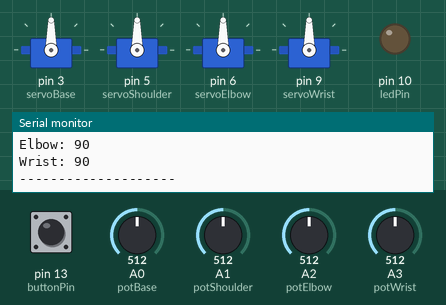
Recording of a sketch running on a simulated Arduino Uno, built with avr-gcc and run on an emulated ATmega328P. Shown: 4 × servo, output pins drawn as LEDs (lit = HIGH), the last lines printed to the serial monitor. Inputs (shaded band) come from the test bench; at power-on: pin 13 (buttonPin) HIGH, A0 (potBase) = 512, A1 (potShoulder) = 512, A2 (potElbow) = 512, A3 (potWrist) = 512.

Above: at 1.2 s.
1.3 s: pin 13 (buttonPin) pulled LOW for 0.15 s
At 1.89 s:
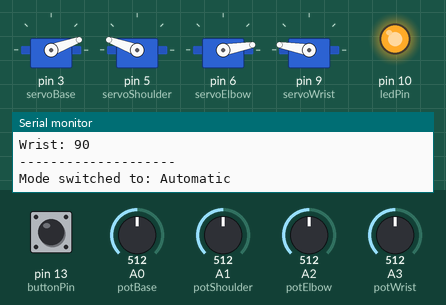
At 5.2 s:
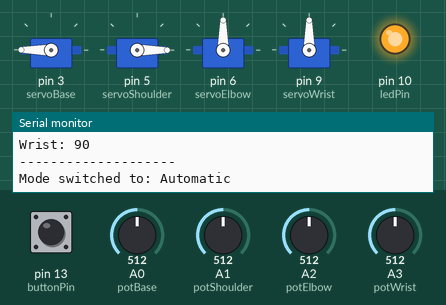
7.3 s: pin 13 (buttonPin) pulled LOW for 3.2 s
At 16.7 s:
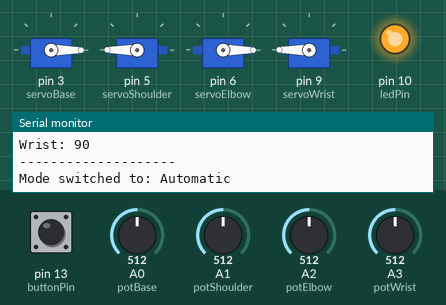
Timing chart, 0 to 18.0 s (numbered marks = the images above; inputs shaded):
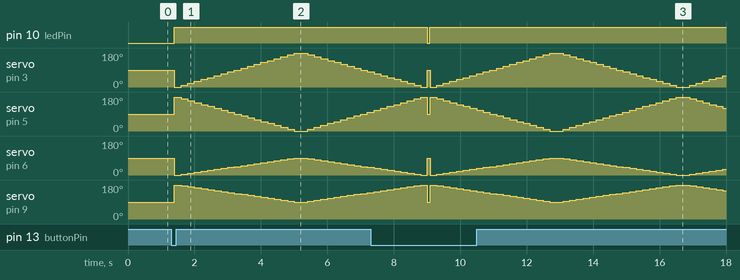

Measured:
- after the input at 1.3 s, pin 10 (ledPin): LOW → HIGH after 0.10 s; servo on pin 3 (servoBase): 90° → 0° after 0.10 s, → 10° 0.20 s later, → 20° 0.20 s later, → 30° 0.20 s later, … (29 changes in this stretch)
- after the input at 7.3 s, pin 10 (ledPin): HIGH → LOW after 1.7 s, → HIGH 0.08 s later

The sketch:

robotarm.ino
```cpp
//ROBOTRONICS CLUB
///Robot Arm Circuit Simulation
///created by Ambika Joshi

/*This project demonstrates a 4-DOF robot arm control system
using
4 potentiometers for manual operation and
a button to toggle between manual and automatic modes.
Each potentiometer adjusts the angle of one servo motor,
controlling the robot arm's base, shoulder, elbow, and wrist.
In manual mode, the arm responds in real time
to potentiometer inputs for precise movements.
In automatic mode, the arm follows a predefined motion sequence.
An LED indicates the active mode, providing an interactive
and versatile robot arm solution.*/

#include <Servo.h>

// Define potentiometer pins
#define potBase A0      // Potentiometer for Base servo
#define potShoulder A1  // Potentiometer for Shoulder servo
#define potElbow A2     // Potentiometer for Elbow servo
#define potWrist A3     // Potentiometer for Wrist servo

// Define servo motors
Servo servoBase;      // Base servo
Servo servoShoulder;  // Shoulder servo
Servo servoElbow;     // Elbow servo
Servo servoWrist;     // Wrist servo

// Define button and LED pins
#define buttonPin 13
#define ledPin 10

// Variables for mode control
bool isAutomatic = false;  // Toggle between manual and automatic modes
bool lastButtonState = LOW; // Tracks the previous button state
unsigned long lastDebounceTime = 0; // Last time the button state changed
const unsigned long debounceDelay = 50; // Debounce time in milliseconds

void setup() {
  // Potentiometer pins as input
  pinMode(potBase, INPUT);
  pinMode(potShoulder, INPUT);
  pinMode(potElbow, INPUT);
  pinMode(potWrist, INPUT);

  // Button and LED pins
  pinMode(buttonPin, INPUT_PULLUP); // Use internal pull-up resistor
  pinMode(ledPin, OUTPUT);

  // Attach servos to PWM pins
  servoBase.attach(3);
  servoShoulder.attach(5);
  servoElbow.attach(6);
  servoWrist.attach(9);

  // Set initial positions for servos
  servoBase.write(90);
  servoShoulder.write(90);
  servoElbow.write(90);
  servoWrist.write(90);

  // Start Serial communication for debugging
  Serial.begin(9600);
}

void loop() {
  // Read the current state of the button
  bool reading = digitalRead(buttonPin);

  // Check if the button state has changed
  if (reading != lastButtonState) {
    lastDebounceTime = millis(); // Reset debounce timer
  }

  // Check if the state is stable for debounceDelay
  if ((millis() - lastDebounceTime) > debounceDelay) {
    // If the button state has changed, toggle the mode
    if (reading == LOW) { // Button pressed
      isAutomatic = !isAutomatic;
      digitalWrite(ledPin, isAutomatic); // Turn LED on/off based on mode
      Serial.print("Mode switched to: ");
      Serial.println(isAutomatic ? "Automatic" : "Manual");
    }
  }

  lastButtonState = reading; // Save the current state for the next loop

  // Run appropriate mode
  if (isAutomatic) {
    automaticMode();
  } else {
    manualMode();
  }
}

void manualMode() {
  // Read potentiometer values
  int potValueBase = analogRead(potBase);
  int potValueShoulder = analogRead(potShoulder);
  int potValueElbow = analogRead(potElbow);
  int potValueWrist = analogRead(potWrist);

  // Map potentiometer values to servo angles (0-180 degrees)
  int angleBase = map(potValueBase, 0, 1023, 0, 180);
  int angleShoulder = map(potValueShoulder, 0, 1023, 0, 180);
  int angleElbow = map(potValueElbow, 0, 1023, 0, 180);
  int angleWrist = map(potValueWrist, 0, 1023, 0, 180);

  // Move servos to corresponding angles
  servoBase.write(angleBase);
  servoShoulder.write(angleShoulder);
  servoElbow.write(angleElbow);
  servoWrist.write(angleWrist);

  // Debugging output to monitor potentiometer and servo values
  Serial.print("Base: "); Serial.println(angleBase);
  Serial.print("Shoulder: "); Serial.println(angleShoulder);
  Serial.print("Elbow: "); Serial.println(angleElbow);
  Serial.print("Wrist: "); Serial.println(angleWrist);
  Serial.println("--------------------");

  delay(50); // Smooth movement delay
}

void automaticMode() {
  // Example: Move servos to predefined positions
  for (int pos = 0; pos <= 180; pos += 10) {
    servoBase.write(pos);
    servoShoulder.write(180 - pos);
    servoElbow.write(pos / 2);
    servoWrist.write(180 - pos / 2);
    delay(200);
  }

  for (int pos = 180; pos >= 0; pos -= 10) {
    servoBase.write(pos);
    servoShoulder.write(180 - pos);
    servoElbow.write(pos / 2);
    servoWrist.write(180 - pos / 2);
    delay(200);
  }
}
```
